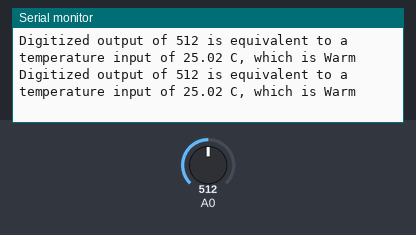
This program was run on a simulated ESP8266 (Wemos D1 mini). Parts: the last lines printed to the serial monitor. The test bench sets the inputs (shaded band); at power-on: A0 = 512.

Above: at 2.8 s.
2.9 s: A0 set to 607
At 4.8 s:
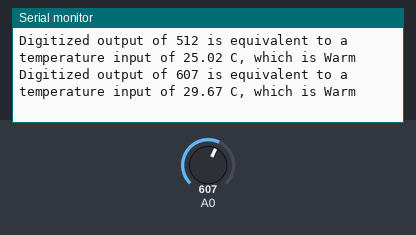
5.6 s: A0 set to 631
At 6.3 s:
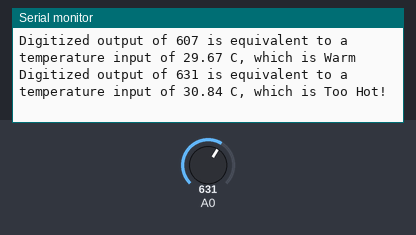
13.5 s: A0 set to 322
At 15.2 s:
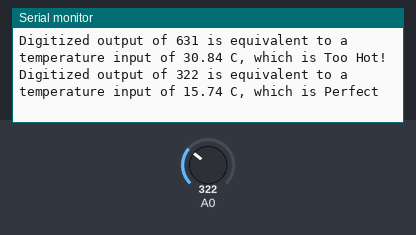
16.2 s: A0 set to 290
At 18.4 s:
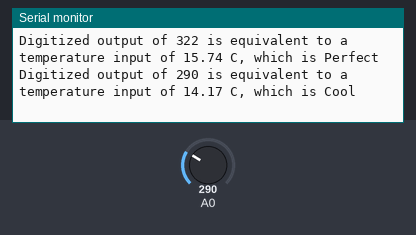
21.5 s: A0 set to 221
At 22.9 s:
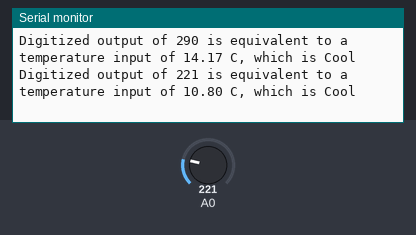
24.2 s: A0 set to 195
At 27.2 s:
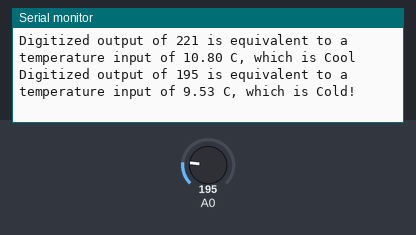

Measured:
- the behaviour switches between 613 and 614 on A0 (found by bisection; images 1 and 2)
- the behaviour switches between 307 and 306 on A0 (found by bisection; images 3 and 4)
- the behaviour switches between 205 and 204 on A0 (found by bisection; images 5 and 6)
- after the input at 2.9 s, the serial monitor: prints a new line after 1.1 s (image 1)
- after the input at 5.6 s, the serial monitor: prints a new line after 0.41 s (image 2)
- after the input at 13.5 s, the serial monitor: prints a new line after 0.52 s (image 3)
- after the input at 16.2 s, the serial monitor: prints a new line after 1.8 s (image 4)
- after the input at 21.5 s, the serial monitor: prints a new line after 0.53 s (image 5)
- after the input at 24.2 s, the serial monitor: prints a new line after 1.8 s (image 6)

The program:

main.cpp
```cpp
//Joyce Adeyi
//COMP
#include <Arduino.h>

// put function declarations here:

void setup() {
  // put your setup code here, to run once:
  Serial.begin(115200);
}

void loop() {
  // put your main code here, to run repeatedly:
  int iVal;

  //read digitized value from the D1 Mini's A/D convertor
  iVal = analogRead(A0);
  float voltage = (iVal /1023.0) * 3.3;
  float temperature = (iVal /1023.0) * 50.0;

  //determine the temperature judgement
  String judgement;

  if (temperature < 10.0){
    judgement = "Cold!";
  }
  else if (temperature < 15.0){
    judgement = "Cool";
  }
  else if (temperature < 25.0){
    judgement = "Perfect";
  }
  else if (temperature < 30.0){
    judgement = "Warm";
  }
  else{
    judgement = "Too Hot!";
  }

  //Print the temperature and judgement
  Serial.print("Digitized output of ");
  Serial.print(iVal);
  Serial.print(" is equivalent to a temperature input of ");
  Serial.print(temperature, 2);
  Serial.print(" C, which is ");
  Serial.println(judgement);

  //wait 2 second
  delay(2000);
}
```
